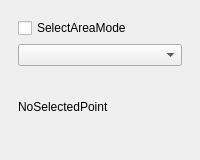
  <widget class="QDockWidget" name="PointData">
   <property name="minimumSize">
    <size>
     <width>183</width>
     <height>160</height>
    </size>
   </property>
   <property name="windowTitle">
    <string>PointData</string>
   </property>
   <attribute name="dockWidgetArea">
    <number>8</number>
   </attribute>
   <widget class="QWidget" name="dockWidgetContents_4">
    <layout class="QVBoxLayout" name="verticalLayout">
     <item>
      <widget class="QWidget" name="widget" native="true">
       <property name="sizePolicy">
        <sizepolicy hsizetype="Preferred" vsizetype="Preferred">
         <horstretch>0</horstretch>
         <verstretch>0</verstretch>
        </sizepolicy>
       </property>
       <property name="minimumSize">
        <size>
         <width>0</width>
         <height>0</height>
        </size>
       </property>
       <property name="maximumSize">
        <size>
         <width>16777215</width>
         <height>16777215</height>
        </size>
       </property>
       <layout class="QHBoxLayout" name="horizontalLayout_2">
        <item>
         <layout class="QVBoxLayout" name="verticalLayout_4">
          <item>
           <widget class="QCheckBox" name="checkBoxSelectMode">
            <property name="text">
             <string>SelectAreaMode</string>
            </property>
           </widget>
          </item>
          <item>
           <widget class="QComboBox" name="comboBoxSelectedPoints"/>
          </item>
          <item>
           <widget class="QLabel" name="labelPointInfo">
            <property name="maximumSize">
             <size>
              <width>16777215</width>
              <height>120</height>
             </size>
            </property>
            <property name="text">
             <string>NoSelectedPoint</string>
            </property>
           </widget>
          </item>
         </layout>
        </item>
       </layout>
      </widget>
     </item>
    </layout>
   </widget>
  </widget>
